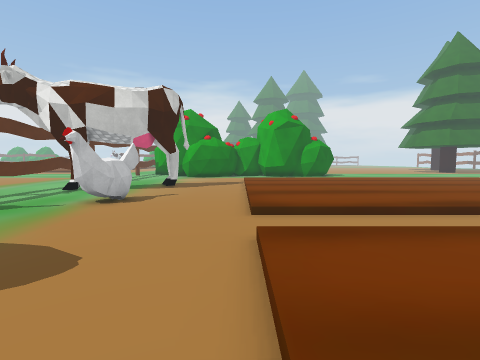
[1] (above)

18 first-person views from a walk through a scene from a Unity 3-D project. The camera is 1.3 m above the floor, tilts 4° down and sees 85° across. The floor is counted in squares, 1 m on a side. Each view is taken from the middle of a square. On the plan, view 1 faces up. The plan holds only what a view shows up to about 13 squares ahead; the rest is blank. The place goes on beyond the plan. Some surface patterns are stand-ins.

[2]
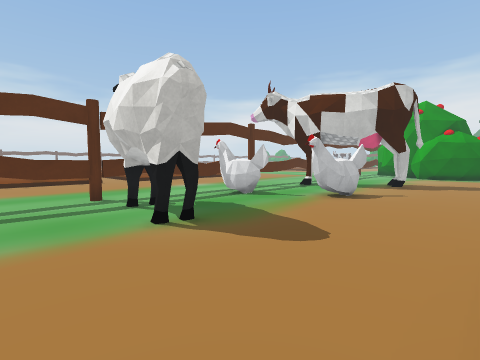

[3]
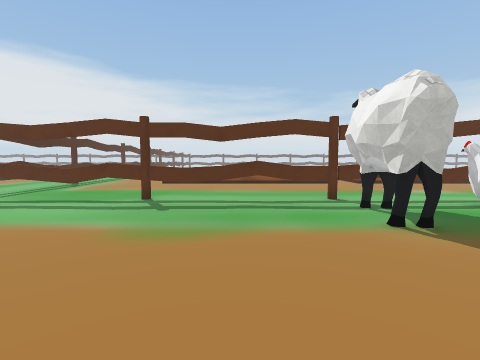

[4]
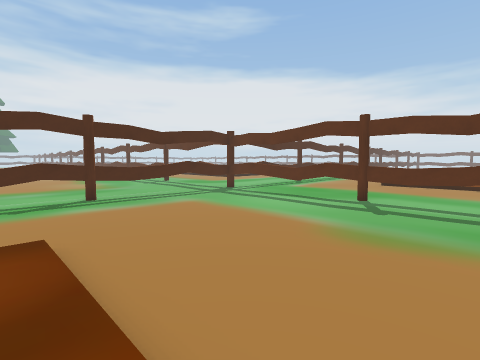

[5]
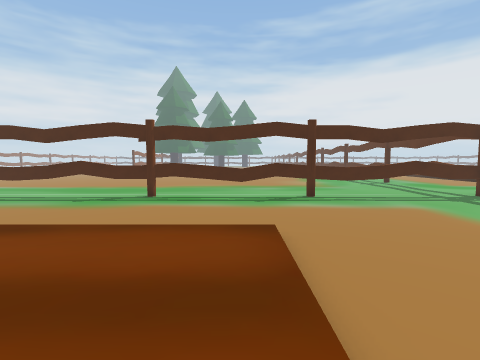

[6]
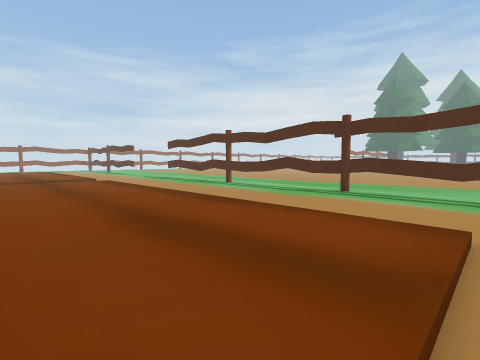

[7]
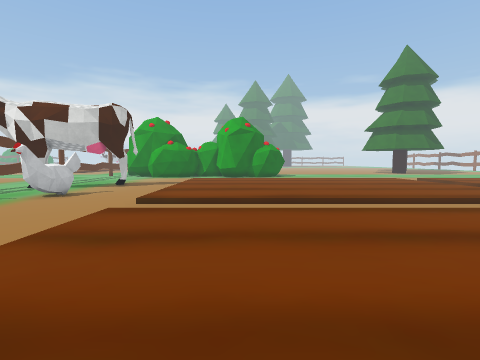

[8]
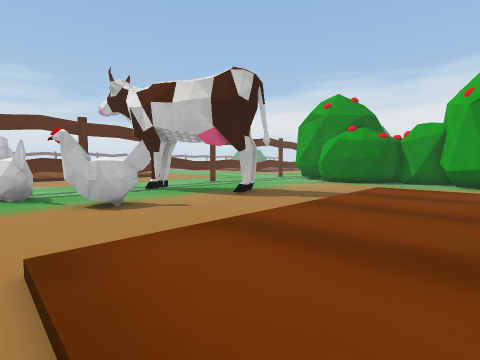

[9]
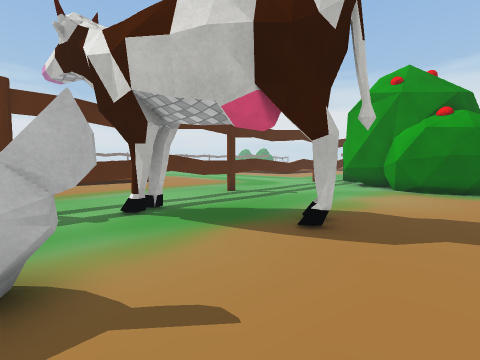

[10]
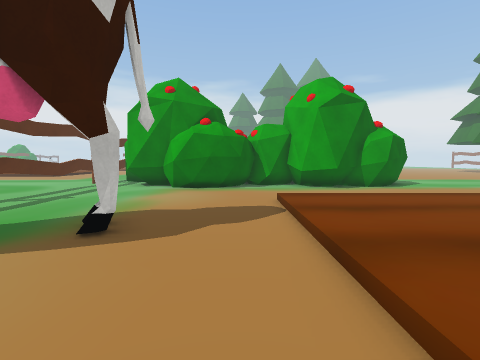

[11]
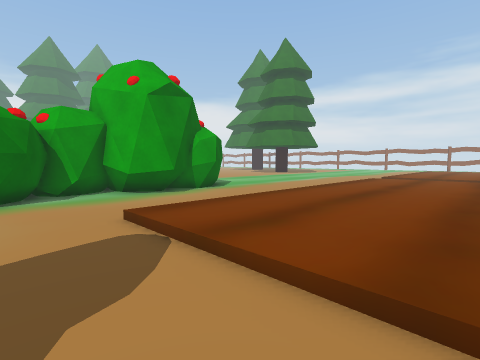

[12]
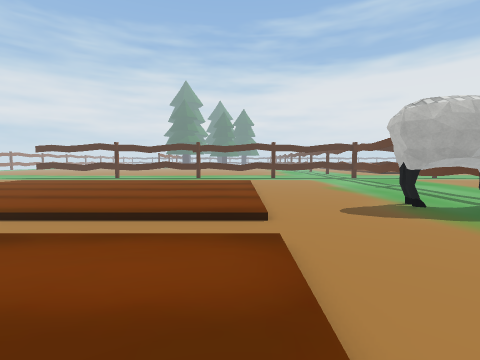

[13]
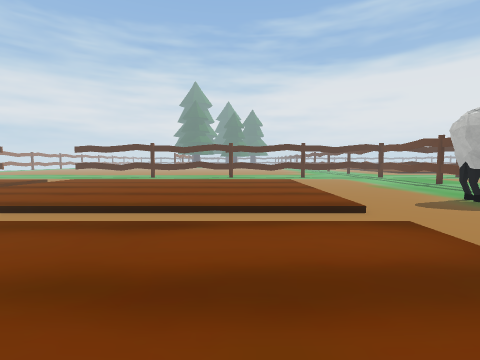

[14]
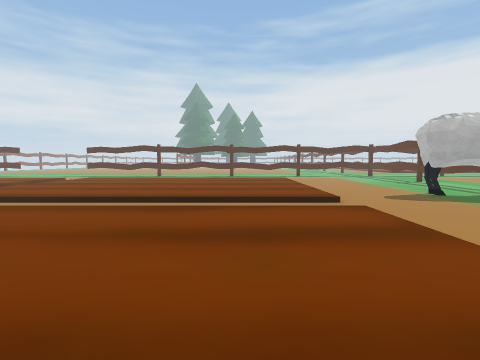

[15]
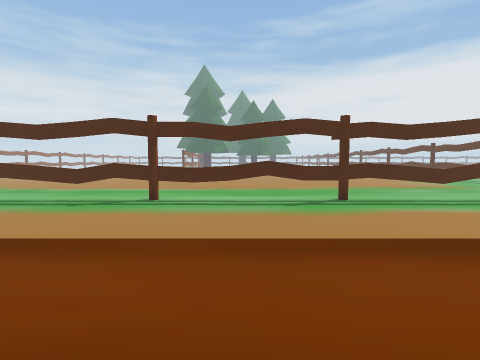

[16]
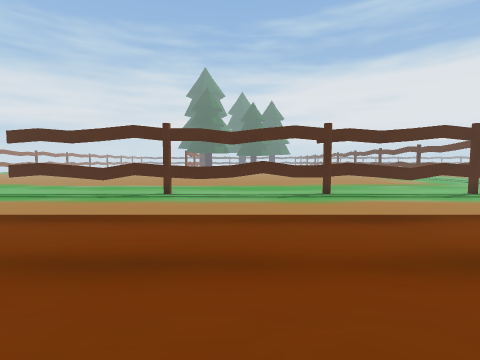

[17]
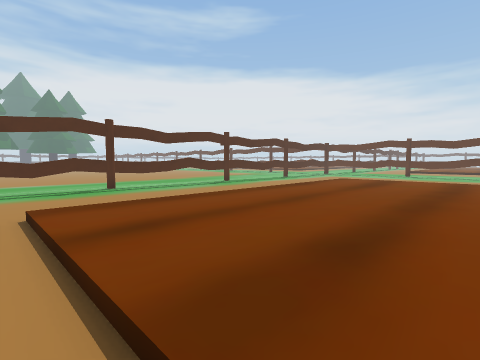

[18]
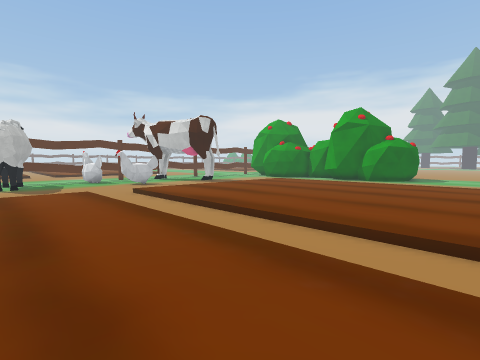

### Floor plan
Key: @ floor where view 1 was taken; # wall or solid block; x gap in a wall; . main floor; : floor 0.25 m higher than the main floor; / step, stairs or slope; T thing the floor can be seen under or through; O other object.
Columns run from 16 left of view 1 to 17 right of it. Each row starts with its distance up from view 1.
 22     ..#.  ..####...##......
 21     ..#.. .................
 20      .T...................
 19       T.................
 18       T..........//////////
 17      .x..........::::::::::::
 16     ..T..........::::::::::::
 15     ..T..........:::::::::::::
 14   ....T.....#....::::::::::::::
 13  .....T..........::::::::::::::
 12  .....T.#........::::::::::::
 11    ...T..........:::::::::::::
 10        .....O....:::::::::::::::
  9     ..T.... O....:::::::::::::::
  8     ..T....OO....::::::::::::::
  7     ..TOOO.......:::::::::::::
  6      .x.O.....................
  5     ..#.......................
  4    ... ..........:::::::::::::
  3   ....T.O##......::::::::::::::
  2  .....x.#O#O.....:::::::::::::::
  1 ......T..........:::::::::::::::
  0 ......T.........@::::::::::::::::.
 -1     ..T..........::::::::::::::::
 -2     ..T..........::::::::::::::::.
 -3  .....T..........::::::::::::::::.
 -4  .....T..........::::::::::::::::.
 -5   ....T..........::::::::::::::::.
 -6    ...x..........::::::::::::::::.
 -7     ..T..........::::::::::::::::.
 -8     ..T...........................
 -9     ..x...........................
-10     ..T...........................
-11     ..T...........................
-12     ..T...........................
-13     .. TTTTTTTxTTxTTTxTTTTTTTTTTTT
-14       #...........................
-15       ............................

Where each view was taken, in squares from view 1:
view 1: 0 up, 0 right, facing up
view 2: 1 down, 0 right, facing up-left
view 3: 2 down, 1 right, facing left
view 4: 2 down, 1 right, facing down-left
view 5: 2 down, 1 right, facing down
view 6: 2 down, 0 right, facing down-right
view 7: 3 down, 4 right, facing up
view 8: 6 up, 4 right, facing up-left
view 9: 9 up, 1 left, facing up-left
view 10: 9 up, 1 left, facing up
view 11: 12 up, 2 left, facing up-right
view 12: 11 up, 1 right, facing down
view 13: 12 up, 4 right, facing down
view 14: 14 up, 4 right, facing down
view 15: 3 down, 9 right, facing down
view 16: 1 down, 9 right, facing down
view 17: 0 up, 17 right, facing down-left
view 18: 1 up, 13 right, facing up-left
